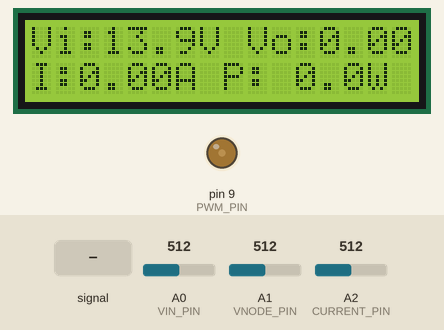
Recording of a sketch running on a simulated Arduino Uno, built with avr-gcc and run on an emulated ATmega328P. On the bench: 16×2 character LCD, output pins drawn as LEDs (lit = HIGH). The test bench sets the inputs (shaded band); at power-on: A1 (VNODE_PIN) = 512, A0 (VIN_PIN) = 512, A2 (CURRENT_PIN) = 512. What the sketch prints to the serial monitor is not drawn.

Above: at 1.9 s.
2.0 s: A0 (VIN_PIN) fed a 200 Hz sine of ±81 counts around its level
At 3.32 s:
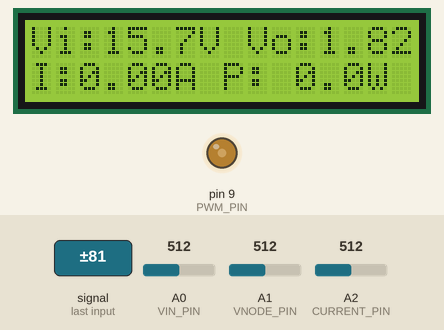
4.6 s: A1 (VNODE_PIN) set to 716
At 6.38 s:
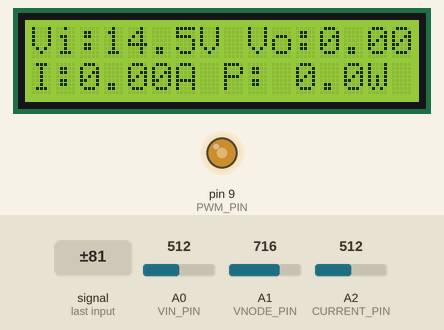
6.9 s: A0 (VIN_PIN) set to 716
At 8.3 s:
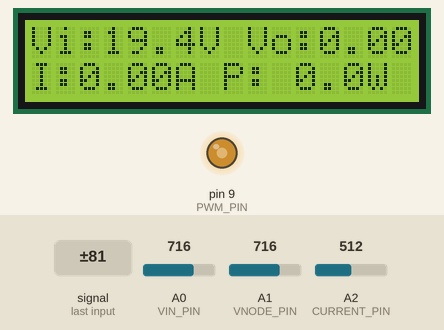
8.6 s: A1 (VNODE_PIN) fed a 1000 Hz sine of ±255 counts around its level
At 10.37 s:
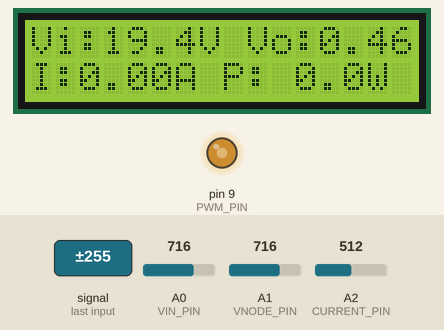
10.4 s: A2 (CURRENT_PIN) set to 716
At 11.52 s:
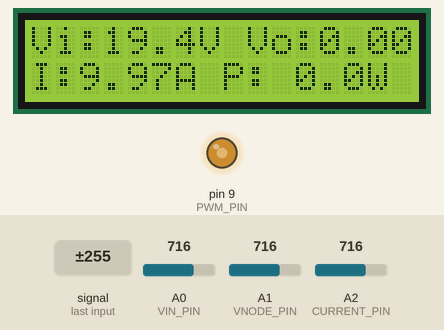
12.0 s: A0 (VIN_PIN) fed a 1000 Hz sine of ±255 counts around its level
At 12.76 s:
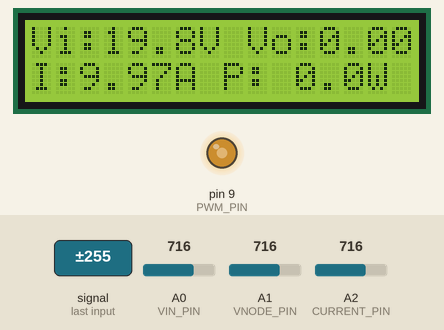
Timing chart, 0 to 14.8 s (numbered marks = the images above; inputs shaded):
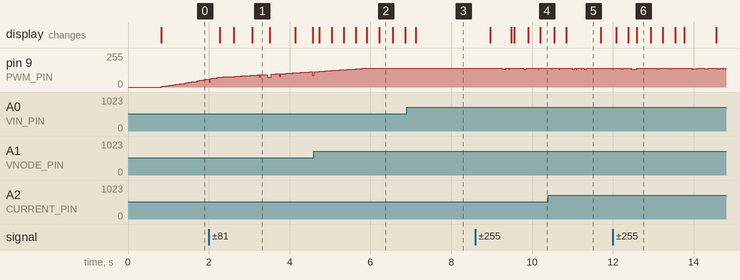

The sketch:

PID_arduino_buck_regulator_code.ino
```cpp
#include <Wire.h>
#include <LiquidCrystal_I2C.h>

// ==========================================
// USER HARDWARE CONFIGURATION
// ==========================================
#define INVERT_PWM       false  // Set to 'true' if using P-Channel + NPN driver
#define TARGET_VOLTAGE   5.00   // Target regulated output voltage
#define MAX_DUTY_CYCLE   230    // Max duty limit (~90% of 255) to protect components

// ==========================================
// CURRENT SENSOR CALIBRATION (TRIM HERE)
// ==========================================
const float MANUAL_CURRENT_TRIM = 0.00;

// Pin Definitions
const int VIN_PIN = A0;         // Vin Voltage Divider (measures 13.2V)
const int VNODE_PIN = A1;       // Vnode Voltage Divider (measures Inductor Pin 2)
const int CURRENT_PIN = A2;     // ACS712 Output
const int PWM_PIN = 9;          // Timer 1 PWM output (OC1A)

// Calibration Constants
const float V_REF = 5.00;       // Measure your actual 7805 voltage and adjust if needed
const float DIVIDER_RATIO = 5.545; // (10k + 2.2k) / 2.2k
const float CURRENT_SENSITIVITY = 0.100; // 100mV/A for ACS712 20A version

// LCD Configuration
LiquidCrystal_I2C lcd(0x27, 16, 2);

// PI Controller Constants
const float Kp = 12.0;          // Proportional gain
const float Ki = 4.0;           // Integral gain
float integral = 0.0;

// Timing Variables
unsigned long last_pid_time = 0;
unsigned long last_lcd_time = 0;
unsigned long last_serial_time = 0;
unsigned long start_time = 0;

const unsigned long PID_INTERVAL = 5;    // Run PID every 5ms (200Hz loop)
const unsigned long LCD_INTERVAL = 300;  // Update LCD/Current every 300ms
const unsigned long SERIAL_INTERVAL = 500;// Telemetry output every 500ms

// System States
float current_target = 0.0;
float zero_current_voltage = 2.5; // Calibrated during setup

void setup() {
  Serial.begin(115200);

  // Configure High-Frequency PWM on Pin 9 (Timer 1, 62.5 kHz, 8-bit Fast PWM)
  pinMode(PWM_PIN, OUTPUT);
  TCCR1A = _BV(COM1A1) | _BV(WGM10);
  TCCR1B = _BV(WGM12) | _BV(CS10);
  writePWM(0); // Ensure output is off during initialization

  // Initialize LCD
  lcd.init();
  lcd.backlight();
  lcd.clear();
  lcd.setCursor(0, 0);
  lcd.print("System Booting...");

  // Perform ACS712 Auto-Calibration
  lcd.setCursor(0, 1);
  lcd.print("Calibrating ACS...");
  calibrateACS712();

  lcd.clear();
  start_time = millis();
}

void loop() {
  unsigned long now = millis();

  // 1. Soft-Start Voltage Ramping (0V to 5.0V over 1.5 seconds)
  unsigned long elapsed = now - start_time;
  if (elapsed < 1500) {
    current_target = ((float)elapsed / 1500.0) * TARGET_VOLTAGE;
  } else {
    current_target = TARGET_VOLTAGE;
  }

  // Read Voltages (Using fast sampling to keep control loop fast)
  float vin = readVoltage(VIN_PIN);
  float vnode = readVoltage(VNODE_PIN);

  // Low-Side Buck Calculation: Vout is the difference across the load
  float vout = vin - vnode;
  if (vout < 0.0) {
    vout = 0.0;
  }

  // 2. Run PI Feedback Controller (Every 5ms)
  if (now - last_pid_time >= PID_INTERVAL) {
    float dt = (float)(now - last_pid_time) / 1000.0;
    last_pid_time = now;

    // Safety check: shut down if inputs or outputs exceed safe thresholds
    if (vin < 6.0 || vout > 6.5) {
      writePWM(0);
      integral = 0;
    } else {
      float error = current_target - vout;

      // Calculate integral with windup clamping
      integral += error * dt;
      integral = constrain(integral, -20.0, 20.0);

      float control_effort = (Kp * error) + (Ki * integral);
      int duty = constrain((int)control_effort, 0, MAX_DUTY_CYCLE);

      writePWM(duty);
    }
  }

  // 3. Update LCD Screen and Read Current (Non-blocking, every 300ms)
  // This prevents the slow current sensor from lag-blocking the PI loop!
  if (now - last_lcd_time >= LCD_INTERVAL) {
    last_lcd_time = now;

    // Read the current only when the screen is ready to display it
    float iout = readCurrent() + MANUAL_CURRENT_TRIM;
    if (iout < 0.0) {
      iout = 0.0;
    }

    float pout = vout * iout;
    if (pout < 0.0) {
      pout = 0.0;
    }

    updateDisplay(vin, vout, iout, pout);
  }

  // 4. Output Serial Diagnostics
  if (now - last_serial_time >= SERIAL_INTERVAL) {
    last_serial_time = now;
    printDiagnostics(vin, vout, readCurrent() + MANUAL_CURRENT_TRIM);
  }
}

// Low-level Helper to write PWM register
void writePWM(int duty) {
  if (INVERT_PWM) {
    OCR1A = 255 - duty; // Inverted for P-channel level shifter configuration
  } else {
    OCR1A = duty;       // Standard active-high PWM
  }
}

// Fast Filtered Voltage Reading (Reduced to 10 samples for speed)
float readVoltage(int pin) {
  long sum = 0;
  const int samples = 10;
  for (int i = 0; i < samples; i++) {
    sum += analogRead(pin);
  }
  float avg_adc = (float)sum / samples;
  float pin_voltage = (avg_adc * V_REF) / 1023.0;
  return pin_voltage * DIVIDER_RATIO;
}

// Auto-Calibrate Zero Current Level
void calibrateACS712() {
  long sum = 0;
  const int samples = 300;
  for (int i = 0; i < samples; i++) {
    sum += analogRead(CURRENT_PIN);
    delay(2);
  }
  float avg_adc = (float)sum / samples;
  zero_current_voltage = (avg_adc * V_REF) / 1023.0;

  // Guard against missing sensor
  if (zero_current_voltage < 1.5 || zero_current_voltage > 3.5) {
    zero_current_voltage = 2.5;
  }
}

// Highly Filtered Current Reading (Only runs every 300ms)
float readCurrent() {
  long sum = 0;
  const int samples = 200; // Fast enough to not block the LCD frame
  for (int i = 0; i < samples; i++) {
    sum += analogRead(CURRENT_PIN);
    delayMicroseconds(10);
  }
  float avg_adc = (float)sum / samples;
  float pin_voltage = (avg_adc * V_REF) / 1023.0;

  // Compute current based on zero-current baseline
  float current = (pin_voltage - zero_current_voltage) / CURRENT_SENSITIVITY;
  return current;
}

// Non-flickering LCD updates with strict 16-character limits and safety padding
void updateDisplay(float vin, float vout, float iout, float pout) {
  char vin_str[6];
  char vout_str[6];
  char iout_str[6];
  char pout_str[6];

  // Convert floats to strictly formatted 4-character strings
  dtostrf(vin, 4, 1, vin_str);   // E.g., "13.2" or " 5.4"
  dtostrf(vout, 4, 2, vout_str); // E.g., "5.00"
  dtostrf(iout, 4, 2, iout_str); // E.g., "0.01"
  dtostrf(pout, 4, 1, pout_str); // E.g., " 0.1"

  char line1[18] = {0};
  char line2[18] = {0};

  // Line 1 Format: "Vi:XX.XV Vo:X.XX" (15-16 characters)
  snprintf(line1, sizeof(line1), "Vi:%sV Vo:%s", vin_str, vout_str);

  // Line 2 Format: "I:X.XXA P:XX.XW" (Total 15-16 characters)
  snprintf(line2, sizeof(line2), "I:%sA P:%sW", iout_str, pout_str);

  // Pad Line 1 to exactly 16 characters with spaces to overwrite old text
  int len1 = strlen(line1);
  while (len1 < 16) {
    line1[len1] = ' ';
    len1++;
  }
  line1[16] = '\0';

  // Pad Line 2 to exactly 16 characters with spaces to overwrite old text
  int len2 = strlen(line2);
  while (len2 < 16) {
    line2[len2] = ' ';
    len2++;
  }
  line2[16] = '\0';

  // Output directly to the screen
  lcd.setCursor(0, 0);
  lcd.print(line1);

  lcd.setCursor(0, 1);
  lcd.print(line2);
}

// Serial Diagnostic Telemetry
void printDiagnostics(float vin, float vout, float iout) {
  int raw_vin_adc = analogRead(VIN_PIN);
  int raw_vnode_adc = analogRead(VNODE_PIN);
  int raw_curr_adc = analogRead(CURRENT_PIN);

  Serial.print("--- TELEMETRY ---");
  Serial.print(" | Target V: "); Serial.print(current_target, 2);
  Serial.print(" | Vin: "); Serial.print(vin, 2); Serial.print("V (ADC: "); Serial.print(raw_vin_adc); Serial.print(")");
  Serial.print(" | Vout: "); Serial.print(vout, 2); Serial.print("V (ADC: "); Serial.print(raw_vnode_adc); Serial.print(")");
  Serial.print(" | Iout: "); Serial.print(iout, 3); Serial.print("A (ADC: "); Serial.print(raw_curr_adc); Serial.print(")");
  Serial.print(" | Duty Register (OCR1A): "); Serial.println(OCR1A);
}
```

Measured:
- after the input at 2.0 s, the display: first changes after 0.28 s (image 1 shows a later state)
- after the input at 8.6 s, the display: first changes after 0.36 s (image 4 shows a later state)
- what the display in image 1 shows lasts 0.4 s, from 3.1 s to 3.5 s
- what the display in image 5 shows lasts 0.9 s, from 10.8 s to 11.7 s
